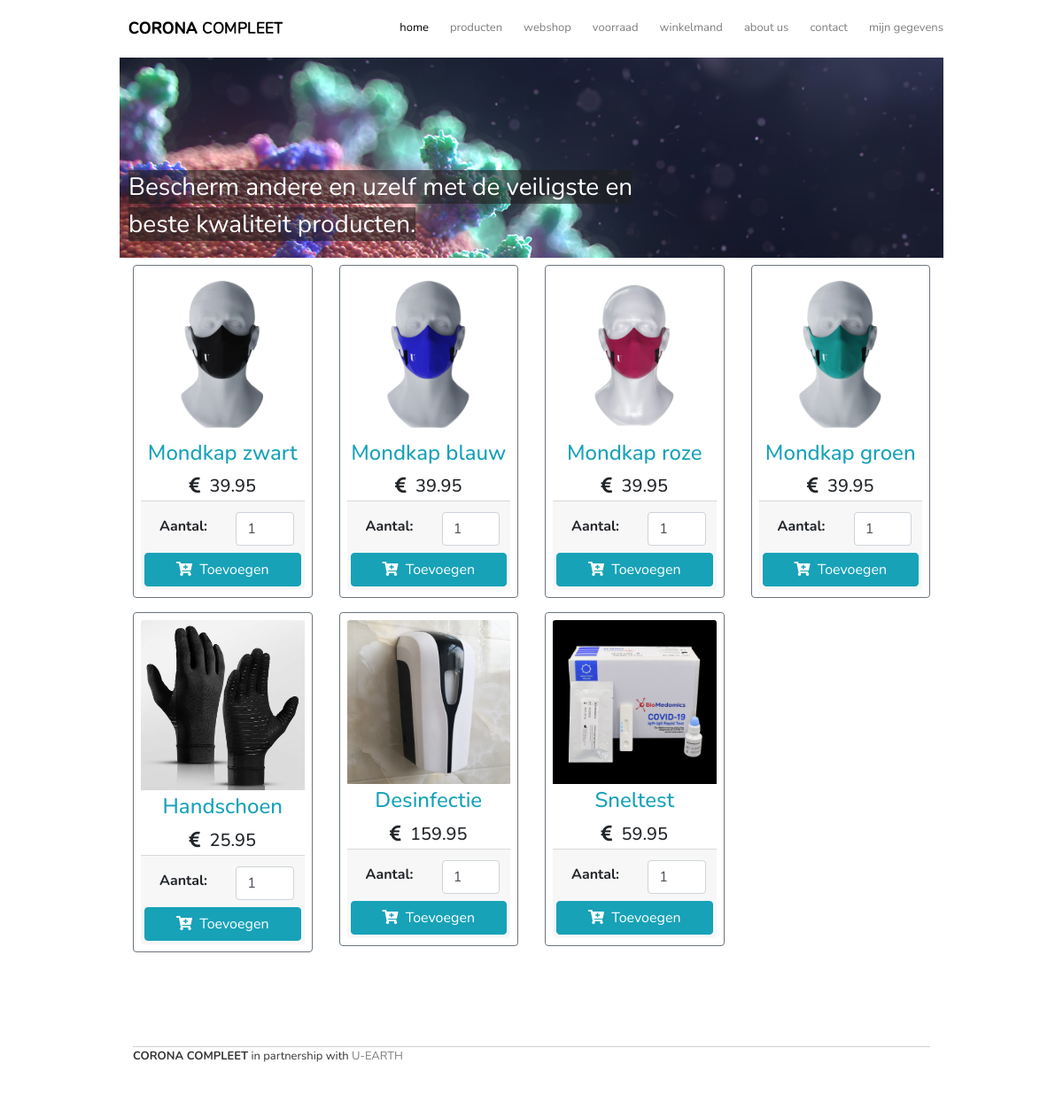
Screenshot of /pagina/webshop.php with the database file from the repository.
### tables this page shows
CREATE TABLE `producten` (
  `productnummer` INT(50) NOT NULL,
  `naam` VARCHAR(50) NOT NULL,
  `prijs` VARCHAR(50) NOT NULL,
  `image` VARCHAR(255) NOT NULL,
  `voorraad` INT(50) NOT NULL,
  PRIMARY KEY (`productnummer`)
);

### pagina/webshop.php (the view, shortened to what this page needs)
<div class="container">
    <div class="row mt-2 pb-3">
      <?php
  			include '../models/config.php';
  			$stmt = $conn->prepare('SELECT * FROM producten');
  			$stmt->execute();
  			$result = $stmt->get_result();
  			while ($row = $result->fetch_assoc()):
  		?>
      <div class="col-sm-6 col-md-4 col-lg-3 mb-2">
        <div class="card-deck">
          <div class="card p-2 border-secondary mb-2">
            <img src="<?= $row['image'] ?>" class="card-img-top">
            <div class="card-body p-1">
              <h4 class="card-title text-center text-info"><?= $row['naam'] ?></h4>
              <h5 class="card-text text-center"><i class="fas fa-euro-sign"></i>&nbsp;&nbsp;<?= number_format($row['prijs'],2)?></h5>
            </div>
            <div class="card-footer p-1">
              <form action="../models/toevoegen.php" class="form-submit" method="post">
                <div class="row p-2">
                  <div class="col-md-6 py-1 pl-4">
                    <b>Aantal: </b>
                  </div>
                  <div class="col-md-6">
                    <input type="number" class="form-control" name="aantal" value="1">
                  </div>
                </div>
                <button class="btn btn-info btn-block addItemBtn"></a><i class="fas fa-cart-plus"></i>&nbsp;&nbsp;Toevoegen</button>
              </form>
            </div>
          </div>
        </div>
      </div>
      <?php endwhile; ?>
    </div>
	<br/>
	<footer class="borderfooter">
		<p><strong>CORONA COMPLEET</strong> in partnership with <a href="https://www.u-earth.eu/">U-EARTH</a></p>
	</footer>
</div>
</body>
</html>

### css/style.css (style rules this page uses)
body { font-family: 'Nunito', sans-serif; overflow-y:scroll; }
p { font-size: 33px; line-height: initial; color: #353535; }
h1, h2, h3 { letter-spacing: -1px; }
a { color: #7e7e7e; text-decoration: none; }
a:hover, .selected { color: black; }
li { margin-left: 24px; }
ul { font-size: 33px; color: #353535; }
.borderfooter { border-top: 1px solid #d1d1d1; padding-bottom: 20px; margin-top: 50px; margin-bottom: 15px; line-height: 1em; }
.container { margin-left: initial; max-width: initial; }
@media (min-width: 992px) { p { font-size: 13px; line-height: 20px; } }
@media (min-width: 992px) { .container { margin-left: auto; max-width: 960px; } }
header { overflow: hidden; height:291px; }
header h1 { background: url(../img/logo.png) no-repeat; text-indent: -9999px; width: 174px; height: 23px; margin: 35px 10px 22px; float: left; }
@media (min-width: 992px) { header h1 { background: url(../img/logo.png) no-repeat; text-indent: -9999px; width: 174px; height: 23px; margin: 20px 10px 22px; float: left; } }
.nav-list { background: url(../img/logo.png) no-repeat; background-position: 6% 4%; position: fixed; top: 0; left: 0; width: 100%; height: 100vh; list-style: none; background-color: whitesmoke; z-index: 900; display: flex; flex-direction: column; justify-content: center; opacity: 0; transform: scale(0); transition: opacity 650ms; }
nav { float: right; padding-top: 22px; }
nav li { display: inline; position: relative; }
nav a { text-transform: lowercase; }
@media (min-width: 992px) { .nav-list { background: none; position: initial; font-size: 13px; width: initial; height: initial; background-color: initial; flex-direction: row; opacity: initial; margin: 0; padding: 0; transform: scale(1); } }
.banner { background: url(../img/virus.png) no-repeat; width: 100%; height: 100%; clear: both; padding-left: 10px; padding-top: 125px; padding-inline-end: 300px; margin-top: 100px; max-height: 231px; }
.spanwrap { color: white; font-size: 28px; width: 100px; inline-size: 23px; background-color: rgba(30,30,30,0.6); transform: scale(0); opacity: 0; }
@media (min-width: 992px) { .banner { margin-top: initial; } }
@media (min-width: 992px) { .spanwrap { transform: scale(1); opacity: 1; } }
img { border-radius: 5px 5px 0 0; }
* { box-sizing: border-box; }
.row:after { content: ""; display: table; clear: both; }

### rows the page displays
producten: image (picture), naam "Mondkap zwart", prijs "39.95"
producten: image (picture), naam "Mondkap blauw", prijs "39.95"
producten: image (picture), naam "Mondkap roze", prijs "39.95"
producten: image (picture), naam "Mondkap groen", prijs "39.95"
producten: image (picture), naam "Handschoen", prijs "25.95"
producten: image (picture), naam "Desinfectie", prijs "159.95"
producten: image (picture), naam "Sneltest", prijs "59.95"
